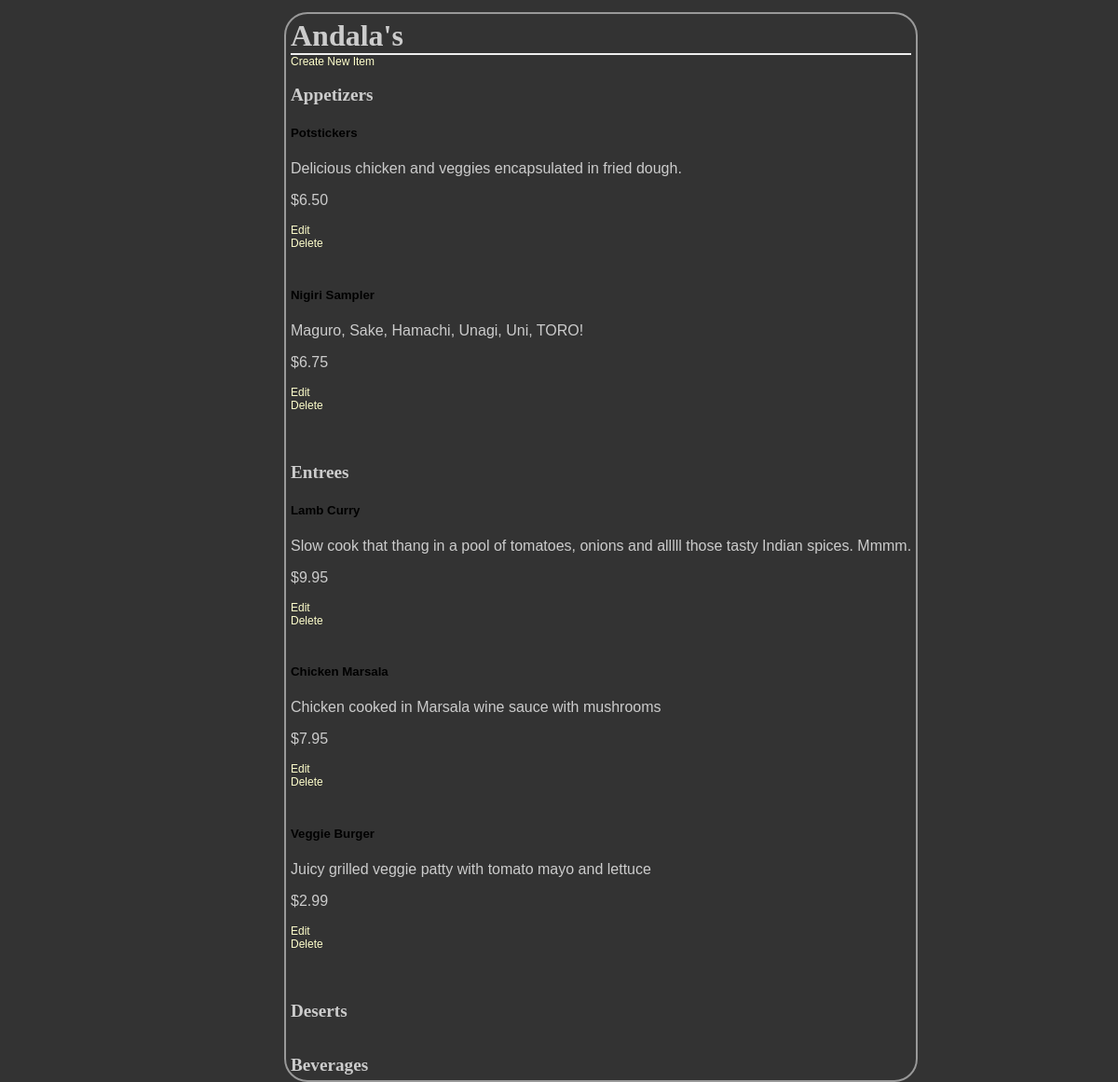
Screenshot of /restaurant/7/menu/ with the database file from the repository.
### database_setup.py (models this page shows, shortened)
class Restaurant(Base):
    __tablename__ = 'restaurant'
    id = Column(Integer, primary_key=True)
    name = Column(String(250), nullable=False)

class MenuItem(Base):
    __tablename__ = 'menu_item'
    name =Column(String(80), nullable = False)
    id = Column(Integer, primary_key = True)
    description = Column(String(250))
    price = Column(String(8))
    course = Column(String(250))
    restaurant_id = Column(Integer,ForeignKey('restaurant.id'))
    restaurant = relationship(Restaurant)

### finalProject.py (the view)
@app.route('/restaurant/<int:restaurant_id>/')
@app.route('/restaurant/<int:restaurant_id>/menu/')
def showMenu(restaurant_id):
	restaurant = session.query(Restaurant).filter_by(id=restaurant_id).one()
	items = session.query(MenuItem).filter_by(restaurant_id=restaurant_id).all()
	return render_template('menu.html', items=items, restaurant=restaurant)

### templates/menu.html (shortened to what this page needs)
<html>
	<head>
		<link rel=stylesheet type=text/css href="{{ url_for('static', filename='styles.css') }}">
	</head>
	<body>
		<div class = 'pane'>
			<h1>{{ restaurant.name }}</h1>
    		{% if items !=[] %}
    		<a href = "{{url_for('newMenuItem', restaurant_id = restaurant.id) }}">Create New Item</a>
    	<h2>Appetizers</h2>
    		{% for i in items %}
	    		{% if i.course == 'Appetizer'%}
		    		<h5>{{i.name}}</h5>
		    		<p>{{i.description}}</p>
		    		<p>{{i.price}}</p>
		    		<a href='{{url_for('editmenuitem',restaurant_id = restaurant.id, menu_id=i.id)}}'>Edit</a>
		    		<a href='{{url_for('deletemenuitem',restaurant_id = restaurant.id, menu_id=i.id)}}'>Delete</a>
		    	{% endif %}
		    {% endfor %}
		<h2>Entrees</h2>
			{% for i in items %}
				{% if i.course== 'Entree' %}
					<h5>{{i.name}}</h5>
					<p>{{i.description}}</p>
					<p>{{i.price}}</p>
		    		<a href='{{url_for('editmenuitem',restaurant_id = restaurant.id, menu_id=i.id)}}'>Edit</a>
		    		<a href='{{url_for('deletemenuitem',restaurant_id = restaurant.id, menu_id=i.id)}}'>Delete</a>
		    	{% endif %}
		    {% endfor %}
		<h2>Deserts</h2>
			<h2>Beverages</h2>
		    {% else %}
		    <p>You currently have no menu item. </p>
		    <a href = "{{url_for('newMenuItem')}}">Create New Item</a>
		    {% endif %}
    </div>
</body>
</html>

### static/styles.css (style rules this page uses)
body { font-family: sans-serif; background-color: #333333 }
h1, h2, h3, h4 { color: #CCCCCC; }
h1, h2 { font-family: 'Georgia', serif; margin: 0; }
h1 { border-bottom: 2px solid #eee; }
h2 { font-size: 1.2em; }
p { color: #CCCCCC; }
a { text-decoration: none; color:#FFFFCC; font-size: .75em; }
.pane { position:absolute; left: 25%; border: 2px solid; border-radius: 25px; padding: 5px; margin: 5px; border-color: #999999; }

### rows the page displays
Restaurant: name "Andala's"
MenuItem: name "Potstickers", description "Delicious chicken and veggies encapsulated in fried dough.", price "$6.50"
MenuItem: name "Nigiri Sampler", description "Maguro, Sake, Hamachi, Unagi, Uni, TORO!", price "$6.75"
MenuItem: name "Lamb Curry", description "Slow cook that thang in a pool of tomatoes, onions and alllll those tasty Indian spices. Mmmm.", price "$9.95"
MenuItem: name "Chicken Marsala", description "Chicken cooked in Marsala wine sauce with mushrooms", price "$7.95"
MenuItem: name "Veggie Burger", description "Juicy grilled veggie patty with tomato mayo and lettuce", price "$2.99"
